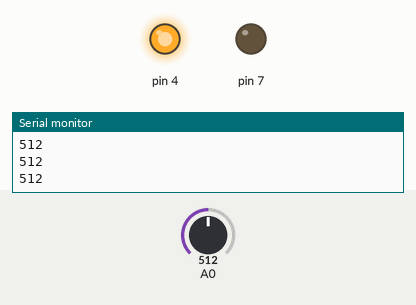
A sketch run on a simulated Arduino Uno, built with avr-gcc and run on an emulated ATmega328P. Parts: output pins drawn as LEDs (lit = HIGH), the last lines printed to the serial monitor. The inputs (shaded band) are chosen by the test bench; at power-on: A0 = 512.

Above: at 1.2 s.
1.3 s: A0 set to 492
At 2.5 s:
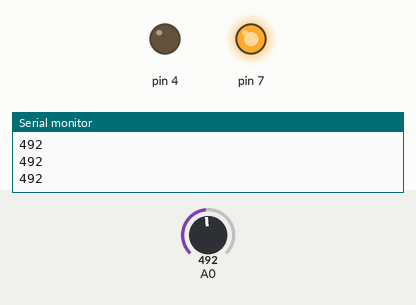
2.8 s: A0 set to 521
At 3.8 s:
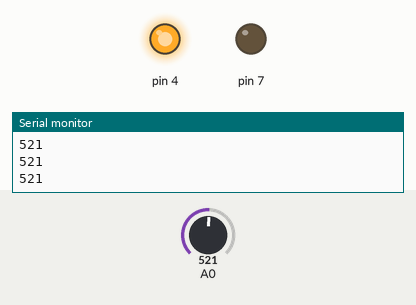
4.3 s: A0 set to 501
At 4.9 s:
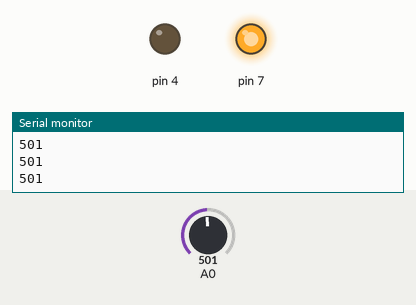
Timing chart, 0 to 7.3 s (numbered marks = the images above; inputs shaded):
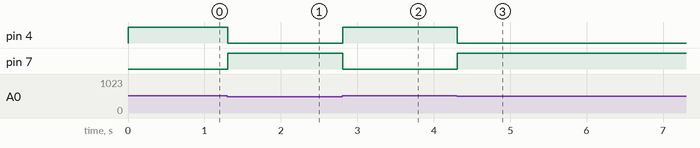

Measured:
- the behaviour switches between 511 and 510 on A0 (found by bisection; images 0 and 1)
- after the input at 1.3 s, pin 4: HIGH → LOW at once; pin 7: LOW → HIGH at once
- after the input at 2.8 s, pin 4: LOW → HIGH at once; pin 7: HIGH → LOW at once
- after the input at 4.3 s, pin 4: HIGH → LOW at once; pin 7: LOW → HIGH at once

The sketch:

sketch_feb11a.ino
```cpp
int valor = 0;
void setup()
{
	Serial.begin(9600);
  	pinMode(4, OUTPUT);
  	pinMode(7, OUTPUT);
}

void loop()
{
  valor = analogRead(A0);
	Serial.println(valor);
  if(valor < 511 )
    {
      digitalWrite(4, LOW);
      digitalWrite(7, HIGH);
    }
  if(valor > 511 )
    {
    digitalWrite(4, HIGH);
    digitalWrite(7, LOW);
    }
}
```
